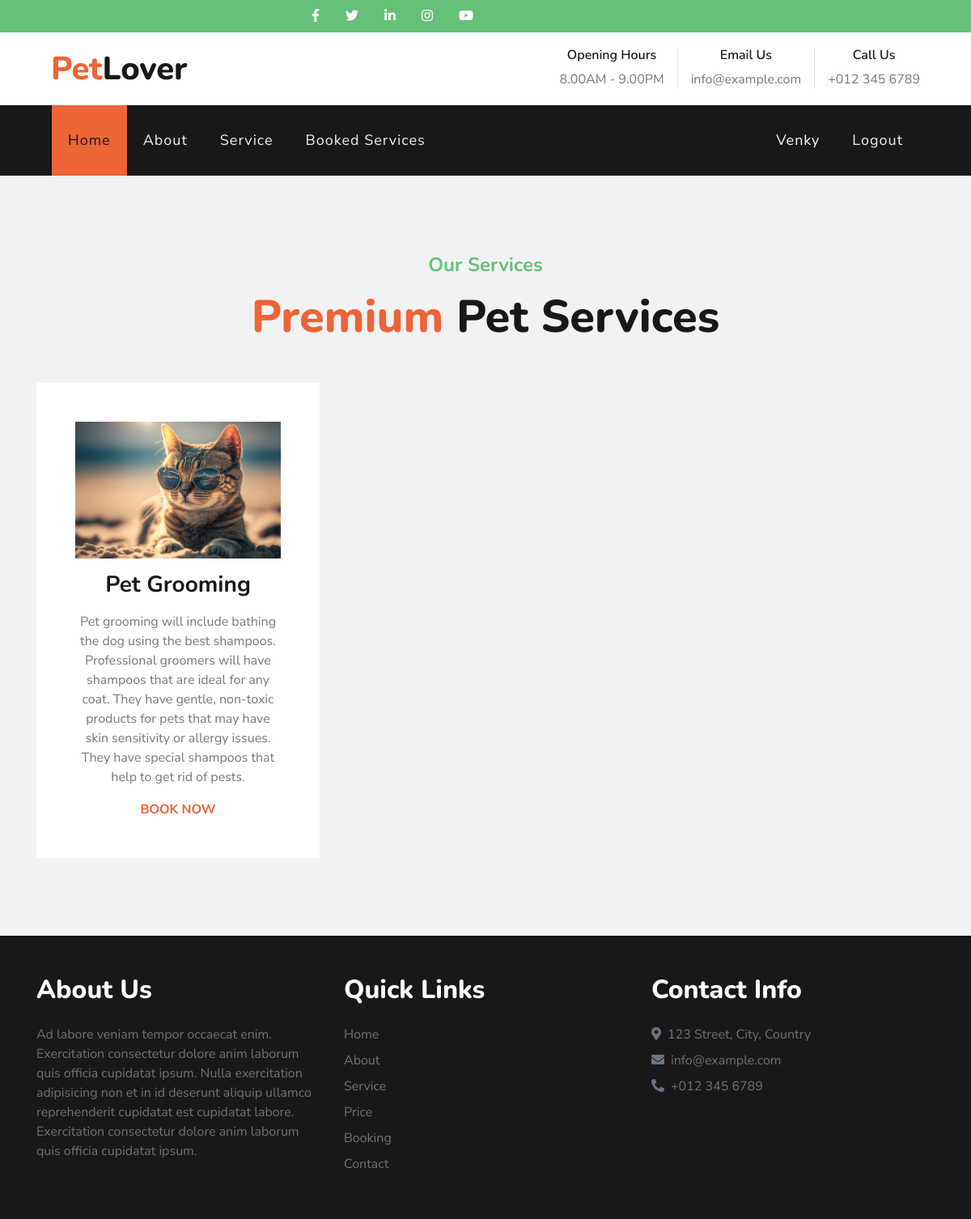
The page /service/ (signed in) on the database its author committed.
### my_petcare/models.py (models this page shows, shortened)
class Service(models.Model):
    name = models.CharField(max_length=100)
    description = models.TextField()
    image = models.ImageField(upload_to='service_images/')

### my_petcare/views.py (the view)
# urls.py: path('service/', views.services, name='service'),
@login_required
def services(request):
    services = Service.objects.all()
    return render(request, 'my_petcare/service.html', {'services': services})

### my_petcare/templates/my_petcare/service.html (shortened to what this page needs)
{% load static %}
<!DOCTYPE html>
<html lang="en">
<head>
    <link href="https://cdnjs.cloudflare.com/ajax/libs/font-awesome/5.10.0/css/all.min.css" rel="stylesheet">
    <link href="{% static 'my_petcare/lib/flaticon/font/flaticon.css' %}" rel="stylesheet">
    <link href="{% static 'my_petcare/lib/owlcarousel/assets/owl.carousel.min.css' %}" rel="stylesheet">
    <link href="{% static 'my_petcare/lib/tempusdominus/css/tempusdominus-bootstrap-4.min.css' %}" rel="stylesheet" />
    <link href="{% static 'my_petcare/css/style.css' %}" rel="stylesheet">
</head>
<body>
    <div class="container-fluid">
        <div class="row bg-secondary py-2 px-lg-5">
            <div class="col-lg-6 text-center text-lg-right">
                <div class="d-inline-flex align-items-center">
                    <a class="text-white px-3" href="#">
                        <i class="fab fa-facebook-f"></i>
                    </a>
                    <a class="text-white px-3" href="#">
                        <i class="fab fa-twitter"></i>
                    </a>
                    <a class="text-white px-3" href="#">
                        <i class="fab fa-linkedin-in"></i>
                    </a>
                    <a class="text-white px-3" href="#">
                        <i class="fab fa-instagram"></i>
                    </a>
                    <a class="text-white pl-3" href="#">
                        <i class="fab fa-youtube"></i>
                    </a>
                </div>
            </div>
        </div>
        <div class="row py-3 px-lg-5">
            <div class="col-lg-4">
                <a href="{% url 'home' %}" class="navbar-brand d-none d-lg-block">
                    <h1 class="m-0 display-5 text-capitalize"><span class="text-primary">Pet</span>Lover</h1>
                </a>
            </div>
            <div class="col-lg-8 text-center text-lg-right">
                <div class="d-inline-flex align-items-center">
                    <div class="d-inline-flex flex-column text-center pr-3 border-right">
                        <h6>Opening Hours</h6>
                        <p class="m-0">8.00AM - 9.00PM</p>
                    </div>
                    <div class="d-inline-flex flex-column text-center px-3 border-right">
                        <h6>Email Us</h6>
                        <p class="m-0">info@example.com</p>
                    </div>
                    <div class="d-inline-flex flex-column text-center pl-3">
                        <h6>Call Us</h6>
                        <p class="m-0">+012 345 6789</p>
                    </div>
                </div>
            </div>
        </div>
    </div>
<div class="container-fluid p-0">
    <nav class="navbar navbar-expand-lg bg-dark navbar-dark py-3 py-lg-0 px-lg-5">
        <div class="collapse navbar-collapse justify-content-between px-3" id="navbarCollapse">
            <div class="navbar-nav mr-auto py-0">
                <a href="{% url 'home' %}" class="nav-item nav-link active">Home</a>
                <a href="{% url 'about' %}" class="nav-item nav-link">About</a>
                <a href="{% url 'service' %}" class="nav-item nav-link">Service</a>
                {% if user.is_authenticated %}
                    <a href="{% url 'booked_services' %}" class="nav-item nav-link">Booked Services</a>
                {% endif %}
            </div>
            <div class="navbar-nav ml-auto py-0">
                {% if user.is_authenticated %}
                    <span class="nav-item nav-link text-white">{{ user.username }}</span>
                    <a href="{% url 'logout' %}" class="nav-item nav-link">Logout</a>
                {% else %}
                    <a href="{% url 'login' %}" class="nav-item nav-link">Login</a>
                    <a href="{% url 'register' %}" class="nav-item nav-link">Register</a>
                {% endif %}
            </div>
        </div>
    </nav>
</div>
    <div class="container-fluid bg-light pt-5">
        <div class="container py-5">
            <div class="d-flex flex-column text-center mb-5">
                <h4 class="text-secondary mb-3">Our Services</h4>
                <h1 class="display-4 m-0"><span class="text-primary">Premium</span> Pet Services</h1>
            </div>
            <div class="row pb-3">
                {% for service in services %}
                <div class="col-md-6 col-lg-4 mb-4">
                    <div class="d-flex flex-column text-center bg-white mb-2 p-3 p-sm-5">
                        <img src="{{ service.image.url }}" alt="{{ service.name }}" class="img-fluid mb-3">
                        <h3 class="mb-3">{{ service.name }}</h3>
                        <p>{{ service.description }}</p>
                        <a class="text-uppercase font-weight-bold" href="{% url 'book_service' service.id %}">Book Now</a>
                    </div>
                </div>
                {% endfor %}
            </div>
        </div>
    </div>
    <footer class="container-fluid bg-dark py-5">
        <div class="container">
            <div class="row">
                <div class="col-lg-4">
                    <h2 class="text-white mb-4">About Us</h2>
                    <p class="text-muted">Ad labore veniam tempor occaecat enim. Exercitation consectetur dolore anim laborum quis officia cupidatat ipsum. Nulla exercitation adipisicing non et in id deserunt aliquip ullamco reprehenderit cupidatat est cupidatat labore. Exercitation consectetur dolore anim laborum quis officia cupidatat ipsum.</p>
                </div>
                <div class="col-lg-4">
                    <h2 class="text-white mb-4">Quick Links</h2>
                    <div class="d-flex flex-column">
                        <a href="{% url 'home' %}" class="text-muted mb-2">Home</a>
                        <a href="{% url 'about' %}" class="text-muted mb-2">About</a>
                        <a href="{% url 'service' %}" class="text-muted mb-2">Service</a>
                        <a href="{% url 'price' %}" class="text-muted mb-2">Price</a>
                        <a href="{% url 'booking' %}" class="text-muted mb-2">Booking</a>
                        <a href="{% url 'contact' %}" class="text-muted mb-2">Contact</a>
                    </div>
                </div>
                <div class="col-lg-4">
                    <h2 class="text-white mb-4">Contact Info</h2>
                    <p class="text-muted mb-2"><i class="fas fa-map-marker-alt mr-2"></i>123 Street, City, Country</p>
                    <p class="text-muted mb-2"><i class="fas fa-envelope mr-2"></i>info@example.com</p>
                    <p class="text-muted mb-2"><i class="fas fa-phone-alt mr-2"></i>+012 345 6789</p>
                </div>
            </div>
        </div>
    </footer>
</body>
</html>

### rows shown on the page
Service: image (picture), name "Pet Grooming", description "Pet grooming will include bathing the dog using the best shampoos. Professional groomers will have shampoos that are ideal for any coat. They have gentle, non-toxic products for pets that may have skin sensitivity or allergy issues. They have special shampoos that help to get rid of pests."

### other values the page prints
{{ user.username }} "Venky"
